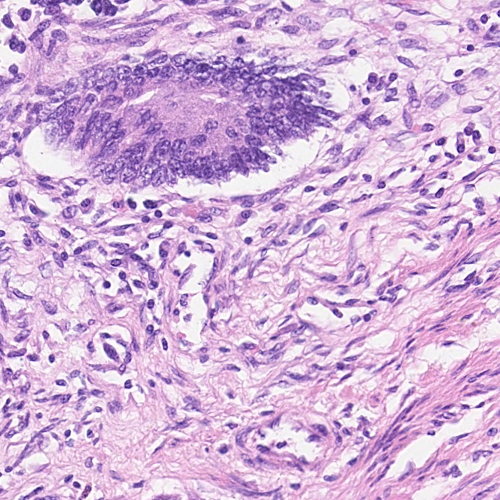
#> input picture cellvit/dataset/original/CoNSeP/Test/Images/test_1.png, 1000 x 1000 px (shown at 1/2 size); its folder holds 3 pictures in this run
$ jupyter execute --allow-errors CoNSeP.ipynb
#> lines starting #> are read from the running program, lines starting #| are printed output that depends on the picture
# Prepare CoNSeP Dataset

[cell 1]
# download data from https://warwick.ac.uk/fac/cross_fac/tia/data/

import numpy as np
from PIL import Image
import numpy as np
from pathlib import Path
from scipy.io import loadmat
from matplotlib import pyplot as plt

[cell 2]
# set paths to dataset

orig_dataset_path = Path("/workspace/CellViT-plus-plus/dataset/original/CoNSeP")
cellvit_dataset_path = Path("/workspace/CellViT-plus-plus/dataset/transformed/CoNSeP")

## Step 1: Rescale Images

[cell 3]
from tqdm import tqdm
# 1. Test images
test_input_path = orig_dataset_path / "Test" / "Images"
test_output_path = cellvit_dataset_path / "Test" / "images"
test_output_path.mkdir(parents=True, exist_ok=True)
test_image_files = list(test_input_path.glob("*.png"))
for img_file in tqdm(test_image_files):
    loaded_image = Image.open(img_file)
#> loaded_image is the input picture: PIL image 1000x1000 RGB; mean R, G, B 209.9, 177.8, 216.5
    resized = loaded_image.resize((1024, 1024), resample=Image.Resampling.LANCZOS)
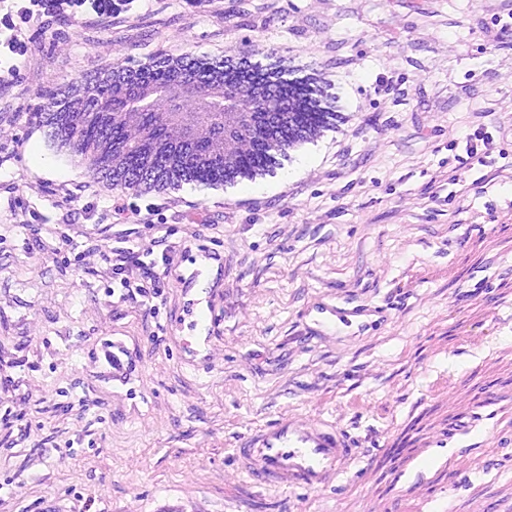
#> resized: PIL image 1024x1024 RGB (shown at 1/2 size); mean R, G, B 209.8, 177.8, 216.5
    new_img_path = test_output_path / f"{img_file.stem}.png"
    resized.save(new_img_path)
#> pass 2 of the loop `for img_file in tqdm(test_image_files):`:
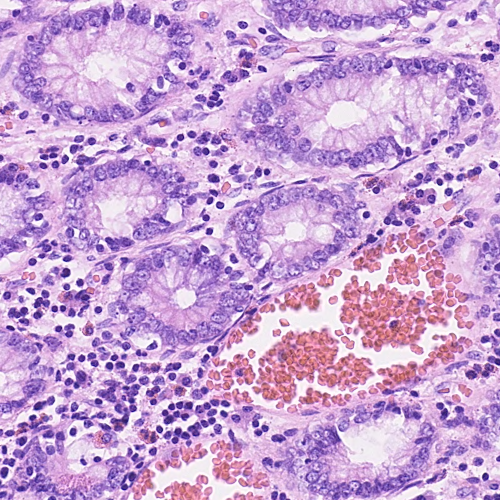
#> input picture cellvit/dataset/original/CoNSeP/Test/Images/test_10.png, 1000 x 1000 px (shown at 1/2 size)
#> loaded_image is the input picture: PIL image 1000x1000 RGB; mean R, G, B 199.7, 162.3, 211.2
#> `resized = loaded_image.resize((1024, 1024), resample=Image.Resampling...`:
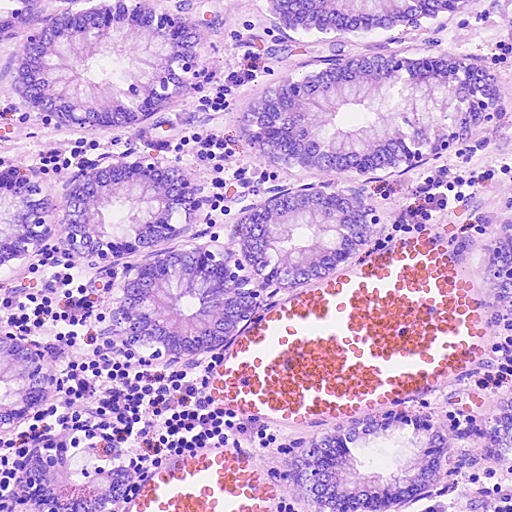
#> resized: PIL image 1024x1024 RGB (shown at 1/2 size); mean R, G, B 199.7, 162.3, 211.1

# 2. Train images

train_input_path = orig_dataset_path / "Train" / "Images"
train_output_path = cellvit_dataset_path / "Train" / "images"
train_output_path.mkdir(parents=True, exist_ok=True)
train_image_files = tqdm(list(train_input_path.glob("*.png")))
for img_file in train_image_files:
    loaded_image = Image.open(img_file)
    resized = loaded_image.resize((1024, 1024), resample=Image.Resampling.LANCZOS)
    new_img_path = train_output_path / f"{img_file.stem}.png"
    resized.save(new_img_path)
#> pass 2 of the loop `for img_file in train_image_files:`:

## Step 2: Convert labels to numpy and rescale

[cell 4]
# 1. Test images
test_input_path = orig_dataset_path / "Test" / "Labels"
test_mask_files = list(test_input_path.glob("*.mat"))

test_output_path = cellvit_dataset_path / "Test" / "labels-1000-1000"
test_output_path_resized = cellvit_dataset_path / "Test" / "labels"
test_output_path.mkdir(parents=True, exist_ok=True)
test_output_path_resized.mkdir(parents=True, exist_ok=True)

for mask_file in tqdm(test_mask_files):
    loaded_mask= loadmat(mask_file)
    inst_map = loaded_mask["inst_map"]
    inst_map_resized = np.array(Image.fromarray(inst_map).resize(
        (1024, 1024), resample=Image.Resampling.NEAREST
    )).astype(np.float64)
    type_map = loaded_mask["type_map"]
    type_map_resized = np.array(Image.fromarray(type_map).resize(
        (1024, 1024), resample=Image.Resampling.NEAREST
    )).astype(np.float64)
    output_mask = {
        "inst_map": inst_map,
        "type_map": type_map,
    }
    output_mask_resized = {
        "inst_map": inst_map_resized,
        "type_map": type_map_resized,
    }
    new_mask_path = test_output_path / f"{mask_file.stem}.npy"
    np.save(new_mask_path, output_mask)
    new_mask_path_resized = test_output_path_resized / f"{mask_file.stem}.npy"
    np.save(new_mask_path_resized, output_mask_resized)

# 2. Train images
train_input_path = orig_dataset_path / "Train" / "Labels"
train_mask_files = list(train_input_path.glob("*.mat"))

train_output_path = cellvit_dataset_path / "Train" / "labels-1000-1000"
train_output_path_resized = cellvit_dataset_path / "Train" / "labels"
train_output_path.mkdir(parents=True, exist_ok=True)
train_output_path_resized.mkdir(parents=True, exist_ok=True)

for mask_file in tqdm(train_mask_files):
    loaded_mask= loadmat(mask_file)
    inst_map = loaded_mask["inst_map"]
    inst_map_resized = np.array(Image.fromarray(inst_map).resize(
        (1024, 1024), resample=Image.Resampling.NEAREST
    )).astype(np.float64)
    type_map = loaded_mask["type_map"]
    type_map_resized = np.array(Image.fromarray(type_map).resize(
        (1024, 1024), resample=Image.Resampling.NEAREST
    )).astype(np.float64)
    output_mask = {
        "inst_map": inst_map,
        "type_map": type_map,
    }
    output_mask_resized = {
        "inst_map": inst_map_resized,
        "type_map": type_map_resized,
    }
    new_mask_path = train_output_path / f"{mask_file.stem}.npy"
    np.save(new_mask_path, output_mask)
    new_mask_path_resized = train_output_path_resized / f"{mask_file.stem}.npy"
    np.save(new_mask_path_resized, output_mask_resized)
